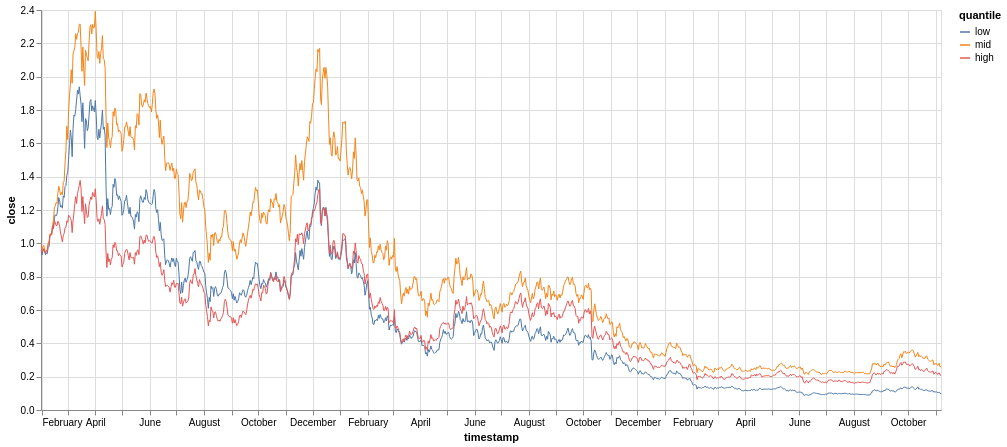

Notebook code cell kept with this figure:
### Markdown cell above
# Plot time series of all indexes

### Code cell
chart = (
    alt.Chart(indexes.sort("timestamp"))
    .mark_line(strokeWidth=1)
    .encode(
        x="timestamp:T",
        y=alt.Y("close:Q", scale=alt.Scale(zero=False)),
        color=alt.Color("quantile:N", sort=["low", "mid", "high"]),
        tooltip=["timestamp:T", "quantile:N", "close:Q"],
    )
    .properties(width=900, height=400)
    .interactive()
)
chart

### Figure 1 — Vega-Lite specification as saved in the notebook (floating-point values rounded to 4 significant figures; data arrays with more than 128 entries replaced by an {"elided": "..."} marker saying what was removed)
{"config": {"view": {"continuousWidth": 300, "continuousHeight": 300}}, "data": {"name": "data-a5e4b2712de92c27516f4b78deec622d"}, "mark": {"type": "line", "strokeWidth": 1}, "encoding": {"color": {"field": "quantile", "sort": ["low", "mid", "high"], "type": "nominal"}, "tooltip": [{"field": "timestamp", "type": "temporal"}, {"field": "quantile", "type": "nominal"}, {"field": "close", "type": "quantitative"}], "x": {"field": "timestamp", "type": "temporal"}, "y": {"field": "close", "scale": {"zero": false}, "type": "quantitative"}}, "height": 400, "params": [{"name": "param_1e9efca18e7a2868", "select": {"type": "interval", "encodings": ["x", "y"]}, "bind": "scales"}], "width": 900, "$schema": "https://vega.github.io/schema/vega-lite/v6.4.1.json", "datasets": {"data-a5e4b2712de92c27516f4b78deec622d": {"elided": "3036 records"}}}
